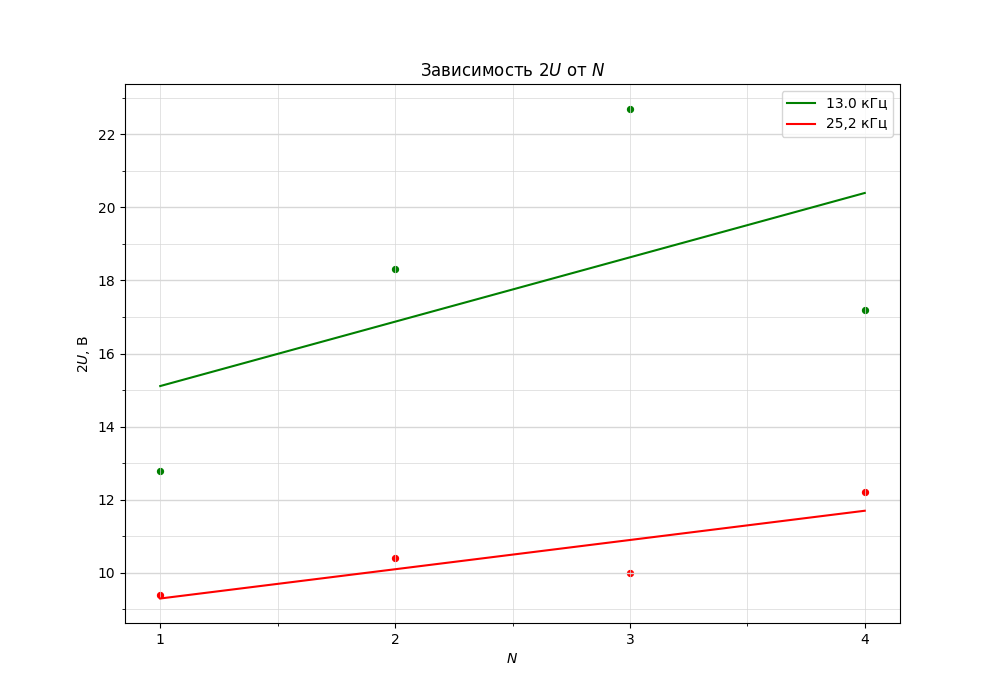

Python code for this plot:
import numpy as np
import matplotlib.pyplot as plt
from matplotlib.ticker import MultipleLocator
import math

plt.figure(figsize=(10,7))  #Размер изображения
plt.title(r'Зависимость $2 U$ от $N$') # Заголовок

x = [
    1, 2, 3, 4
    ] # Координата x



y_1 = [
    12.8, 18.3, 22.7, 17.2
    ] # Координата y

y_2 = [9.4, 10.4, 10, 12.2]

plt.scatter(x, y_1, s=18, c='green')  # Экспериментальные точки на графике
plt.scatter(x, y_2, s=18, c='red')  # Экспериментальные точки на графике

plt.ylabel(r'$2 U$, В') # Подпись абсцисс
plt.xlabel(r'$N$') # Подпись ординат

p1 = np.polyfit(x, y_1, deg=1) # Построение кривой по мнк
p_f1 = np.poly1d(p1)

p2 = np.polyfit(x, y_2, deg=1) # Построение кривой по мнк
p_f2 = np.poly1d(p2)

line1, = plt.plot(x, p_f1(x), label='13.0 кГц', c="green")
line2, = plt.plot(x, p_f2(x), label='25,2 кГц', c="red")


DP = 2
ax = plt.gca()

ax.legend(handles=[line1, line2])

## Характеристики сетки

ax.yaxis.set_minor_locator(MultipleLocator(1))
ax.yaxis.set_major_locator(MultipleLocator(2))
ax.xaxis.set_minor_locator(MultipleLocator(0.5))
ax.xaxis.set_major_locator(MultipleLocator(1))
ax.yaxis.grid(True,'major',linewidth=2/DP,linestyle='-',color='#d7d7d7')
ax.xaxis.grid(True,'minor',linewidth=1/DP,linestyle='-',color='#d7d7d7')
ax.yaxis.grid(True,'minor',linewidth=1/DP,linestyle='-',color='#d7d7d7')
ax.xaxis.grid(True,'major',linewidth=1/DP,linestyle='-',color='#d7d7d7',zorder=0)

plt.savefig('model_2')